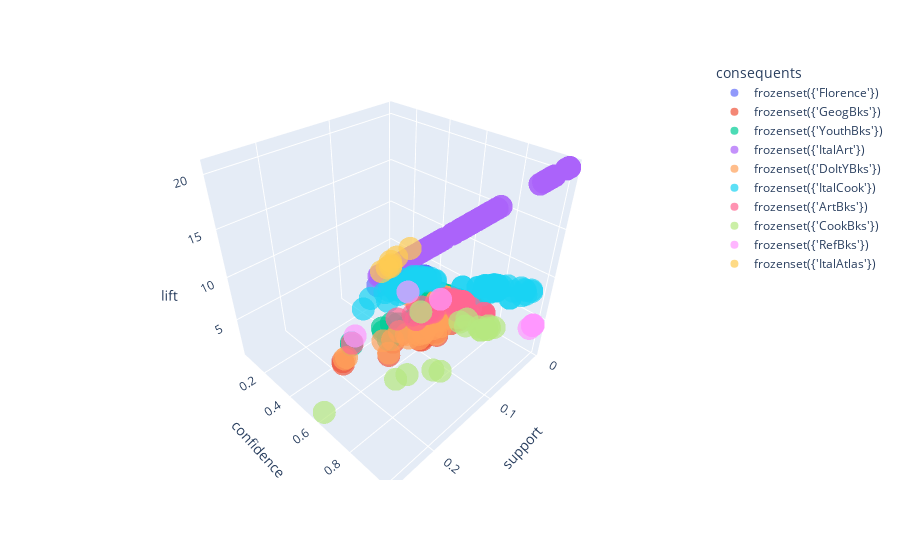

The code cell stored with this chart in its notebook:
### Code cell
#interactive 3d plot visualizing lift, support and confidence.
import plotly.express as px
df = px.data.iris()
fig = px.scatter_3d(rules_without_redundancies, x='support', y='confidence', z='lift',
                    color='consequents',opacity=0.7)
fig.show()
